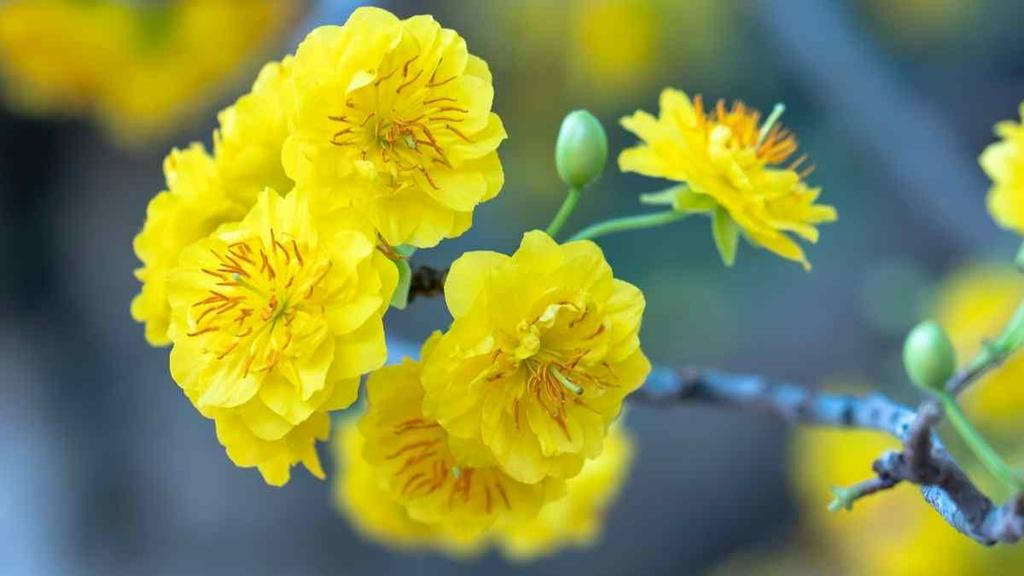
#> input picture dataset/images/test/apricot_blossom/apricot_blossom_0064.jpg, 1024 x 576 px
$ python -i data_augumentation.py   (imports and definitions only)
#> lines starting #> are read from the running program, lines starting #| are printed output that depends on the picture
import cv2 #type:ignore
import numpy as np #type:ignore
import math
import random
from pathlib import Path

class ImageAugmentation:
    def __init__(self, target_size=(224, 224)):
        self.target_w, self.target_h = target_size

    def _get_affine_matrix(self, w, h, angle, tx, ty, sh_x, sh_y):
        """Tạo Siêu Ma Trận Affine 3x3 gộp Xoay, Tịnh tiến và Nghiêng
            Để lần lượt thực hiện Xoay -> Nghiêng -> Tịnh tiến thì p.trình được các ma trận biến đổi nhân lần lượt từ phải sang trái để ra được
            M_transform: Ma trận kết hợp
        """
        cx, cy = w / 2, h / 2
        theta = math.radians(angle)
        cos_t, sin_t = math.cos(theta), math.sin(theta)

        M_to_origin = np.array([[1, 0, -cx],
                                [0, 1, -cy],
                                [0, 0, 1]])
        M_transform = np.array([
            [cos_t + sh_x*sin_t, -sin_t + sh_x*cos_t, tx],
            [sin_t + sh_y*cos_t,  cos_t - sh_y*sin_t, ty],
            [0,                   0,                  1]
        ])
        M_back = np.array([[1, 0, cx],
                           [0, 1, cy],
                           [0, 0, 1]])

        return M_back.dot(M_transform).dot(M_to_origin)

    def execute_pipeline(self, image_path):
        """Chạy pipeline"""
        # Đọc ảnh và chuyển sang RGB
        img = cv2.imread(str(image_path))
#> img is the input picture: shape (576, 1024, 3); mean B, G, R 70.9, 143.7, 135
        if img is None:
            return None, None
        img = cv2.cvtColor(img, cv2.COLOR_BGR2RGB).astype(np.float32)
        img = cv2.resize(img, (256, 256), interpolation=cv2.INTER_AREA) # Ép về khoảng 256x256
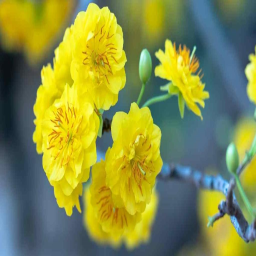
#> img: shape (256, 256, 3) float32; mean R, G, B 135, 143.7, 70.9; drawn with min black and max white
        h, w, c = img.shape
#> h = 256; w = 256; c = 3

        angle = random.uniform(-30, 30) # Random tham số trong khoảng an toàn để không làm nát ảnh
        tx, ty = random.uniform(-15, 15), random.uniform(-15, 15)
        sh_x, sh_y = random.uniform(-0.1, 0.1), random.uniform(-0.1, 0.1)

        M = self._get_affine_matrix(w, h, angle, tx, ty, sh_x, sh_y)

        img = cv2.warpAffine(img, M[:2, :], (w, h), borderValue=(0, 0, 0)) # Cắt bỏ hàng cuối của ma trận 3x3 thành 2x3
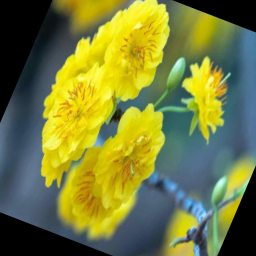
#> img: shape (256, 256, 3) float32; mean R, G, B 118.7, 125.8, 59.3

        # Random Crop
        if h >= self.target_h and w >= self.target_w:
            max_y = h - self.target_h
#> max_y = 32
            max_x = w - self.target_w
#> max_x = 32

            # Chọn ngẫu nhiên tọa độ góc trên bên trái
            start_y = random.randint(0, max_y)
#> start_y = 25
            start_x = random.randint(0, max_x)
#> start_x = 19

            img = img[start_y : start_y + self.target_h, start_x : start_x + self.target_w] # Cắt đúng size 224x224 ra
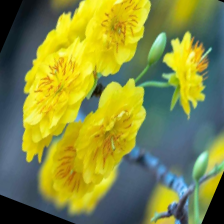
#> img: shape (224, 224, 3) float32; mean R, G, B 134.4, 141.6, 62.5
        else:# Fallback an toàn (Phòng hờ lọt ảnh nhỏ hơn 224x224 vào hệ thống)
            img = cv2.resize(img, (self.target_w, self.target_h), interpolation=cv2.INTER_AREA)

        # Resize/Scaling lại sau khi cắt
        img = cv2.resize(img, (self.target_w, self.target_h), interpolation=cv2.INTER_AREA)

        alpha = random.uniform(0.8, 1.2) # Tương phản
        beta = random.uniform(-20, 20)   # Độ sáng
        img = np.clip(alpha * img + beta, 0, 255)
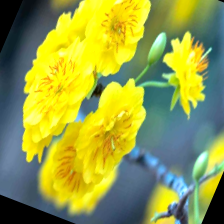
#> img: shape (224, 224, 3) float32; mean R, G, B 150.2, 160.6, 69.1

        # Noise & Blurr
        if random.random() > 0.5: # 50% cơ hội bị làm mờ
            img = cv2.GaussianBlur(img, (3, 3), 0)
        if random.random() > 0.5: # 50% cơ hội bị dính nhiễu hạt
            noise = np.random.normal(0, 10, img.shape)
            img = np.clip(img + noise, 0, 255)

        preview_img = img.astype(np.uint8)
        return preview_img

>>> result = ImageAugmentation().execute_pipeline('../../dataset/images/test/apricot_blossom/apricot_blossom_0064.jpg')

$ run again, on dataset/images/test/apricot_blossom/apricot_blossom_0163.jpg
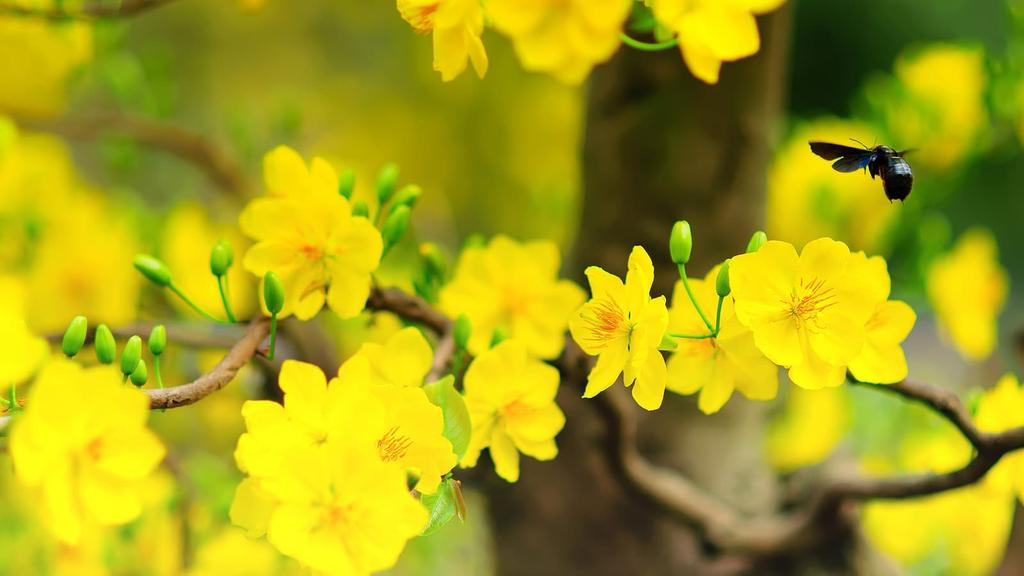
#> input picture dataset/images/test/apricot_blossom/apricot_blossom_0163.jpg, 1024 x 576 px
#> in execute_pipeline, img is the input picture: shape (576, 1024, 3); mean B, G, R 21.3, 160.3, 165.4
#> in execute_pipeline, `img = img[start_y : start_y + self.target_h, start_x : start_x + self...`:
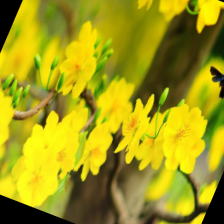
#> img: shape (224, 224, 3) float32; mean R, G, B 162.5, 155.1, 21.2; drawn with min black and max white
#> in execute_pipeline, `img = cv2.GaussianBlur(img, (3, 3), 0)`:
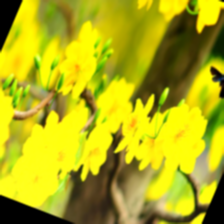
#> img: shape (224, 224, 3) float32; mean R, G, B 177, 175, 20.2

$ run again, on dataset/images/test/apricot_blossom/apricot_blossom_0302.jpg
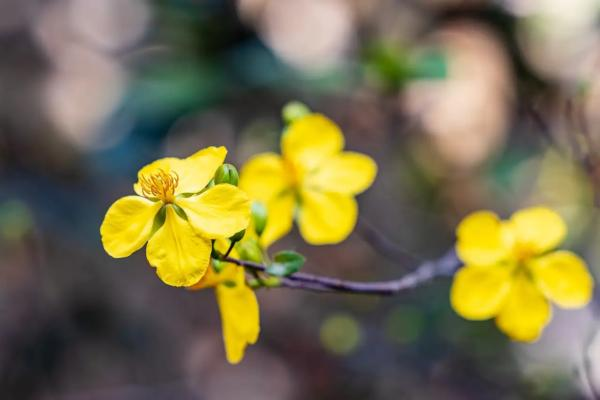
#> input picture dataset/images/test/apricot_blossom/apricot_blossom_0302.jpg, 600 x 400 px
#> in execute_pipeline, img is the input picture: shape (400, 600, 3); mean B, G, R 77.3, 112.5, 120.4
#> in execute_pipeline, `img = cv2.warpAffine(img, M[:2, :], (w, h), borderValue=(0, 0, 0))`:
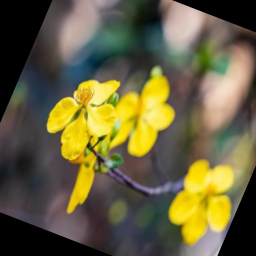
#> img: shape (256, 256, 3) float32; mean R, G, B 105.2, 98.4, 63.8; drawn with min black and max white
#> in execute_pipeline, `img = np.clip(alpha * img + beta, 0, 255)`:
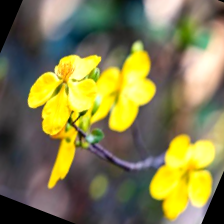
#> img: shape (224, 224, 3) float32; mean R, G, B 131.4, 127.2, 76.1
